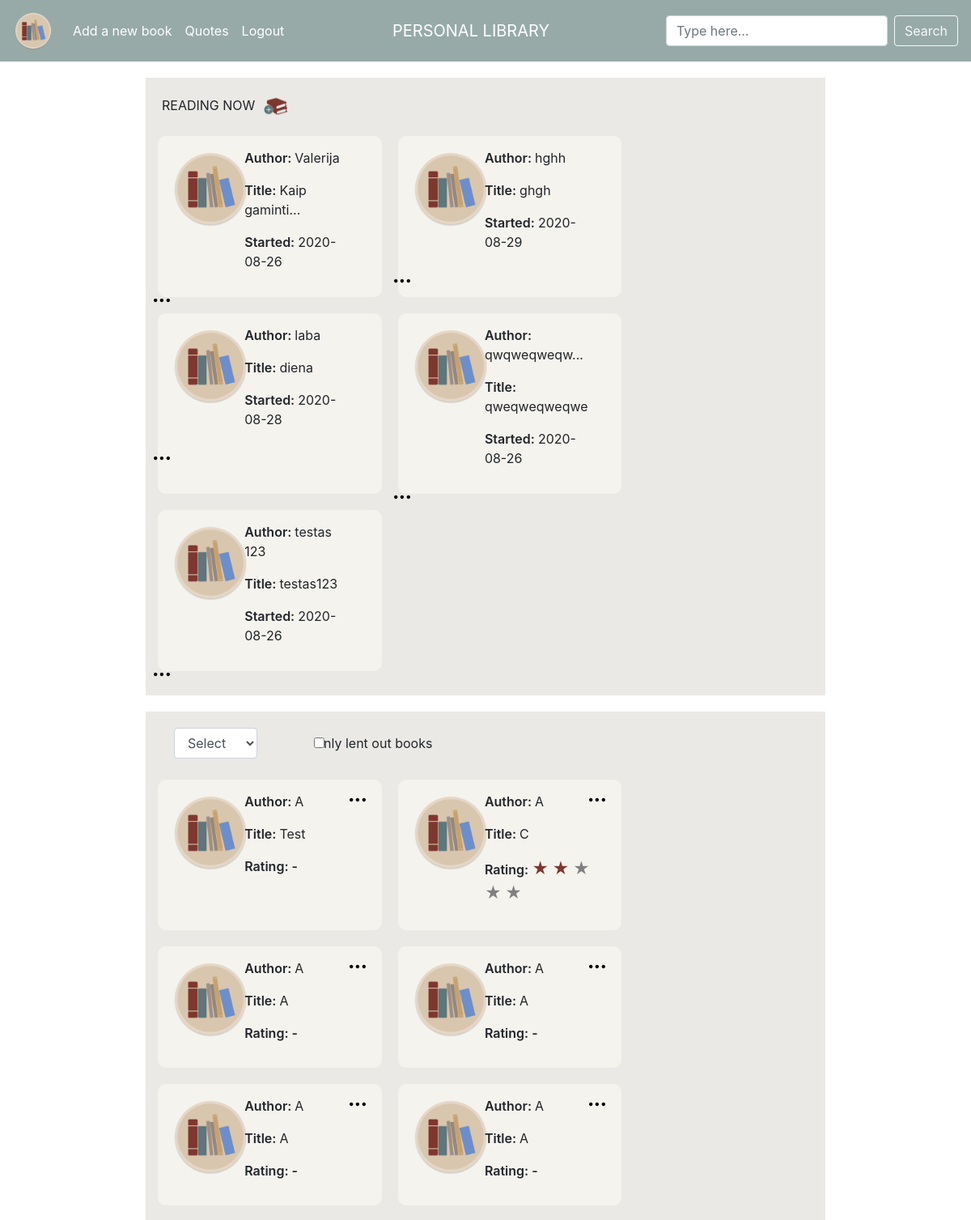
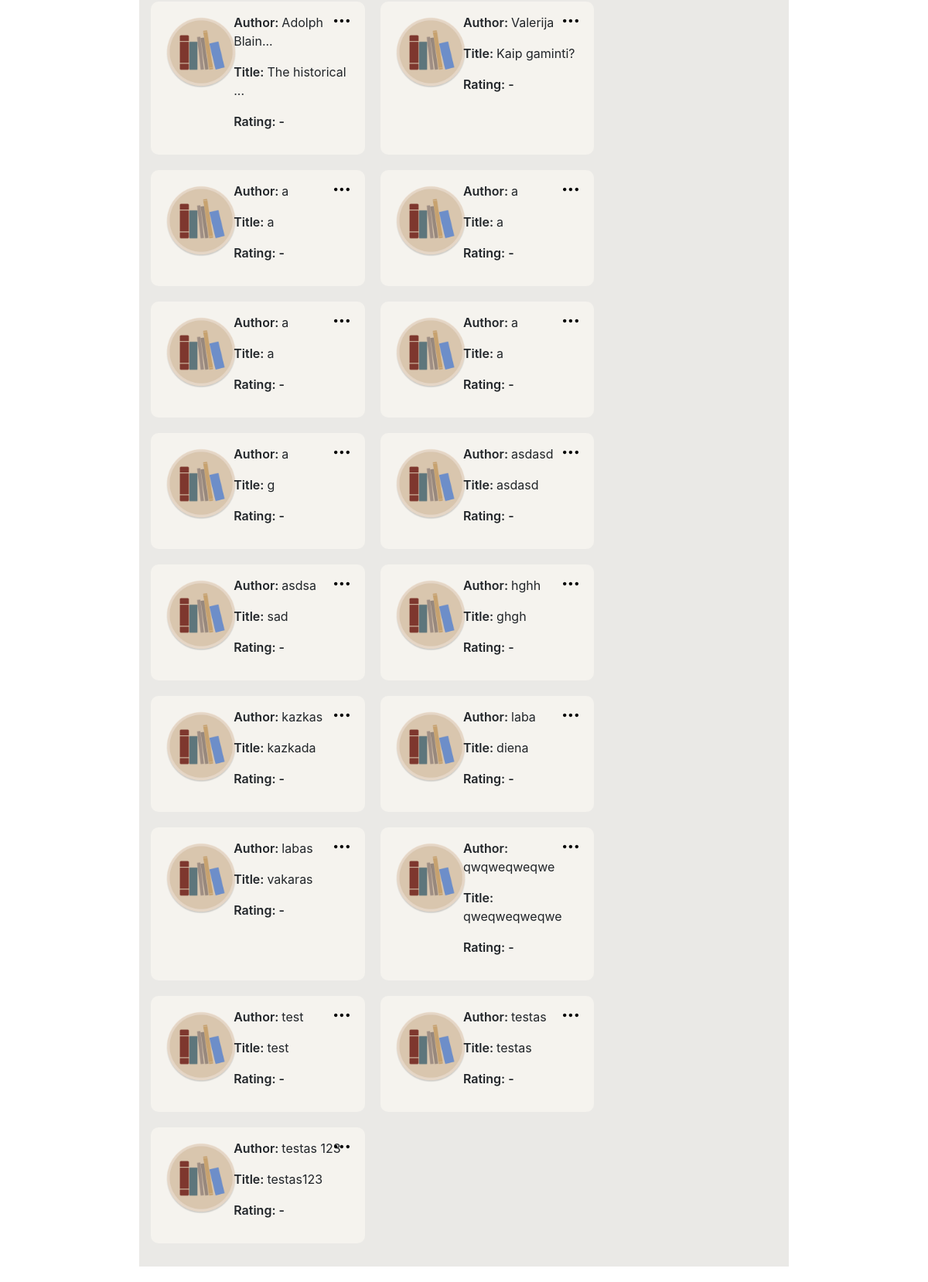
/ (signed in), run on the app's committed database (2 pictures, top to bottom).
### tables this page shows
CREATE TABLE "books" (user_id INTEGER NOT NULL, title TEXT NOT NULL, author TEXT NOT NULL, pages INTEGER NOT NULL, isbn TEXT NULL, genre TEXT NULL, rating INTEGER NULL, started DATE NULL, finished DATE NULL, owner TEXT NULL, notes TEXT NULL, lent BOOLEAN NULL, book_id INTEGER PRIMARY KEY AUTOINCREMENT NOT NULL);

### application.py (the view, shortened to what this page needs)
@app.route("/", methods=["GET", "POST"])
@login_required
def index():
    if request.method == "GET":
        books = db.execute("""SELECT * FROM books WHERE user_id = :id
                            AND started IS NOT NULL AND finished IS NULL ORDER BY author""",
                            id = session["user_id"])
        lists = db.execute("""SELECT * FROM books WHERE user_id = :id ORDER BY author""",
                            id = session["user_id"])
        return render_template("index.html", books = books, lists = lists)

### application.py (called while the page is built)
@app.after_request
def after_request(response):
    response.headers["Cache-Control"] = "no-cache, no-store, must-revalidate"
    response.headers["Expires"] = 0
    response.headers["Pragma"] = "no-cache"
    return response

### helpers.py (called while the page is built)
def login_required(f):
    @wraps(f)
    def decorated_function(*args, **kwargs):
        if session.get("user_id") is None:
            return redirect("/login")
        return f(*args, **kwargs)
    return decorated_function

### templates/index.html (shortened to what this page needs)
{% extends "layout.html" %}
{% block main %}
    <div class="container">
        <div class="upper_row" id="indexrow">
            <p class="sub_title inner">READING NOW</p>
            <button id="add_book" title="Add a new book" class="inner" onclick="location.href = '/new-book';">
                <img class="img_btn" src="../static/add_book.gif" alt="add a new book">
            </button>
        </div>
        <div class="row">
            {% if not books %}
                <div class="alert" id="no_books">
                    <span class="closebtn" onclick="this.parentElement.style.display='none';">&times;</span>
                    You are not reading anything at the moment.
                </div>
            {% else %}
                {% for book in books %}
                    <div class="book" onclick="redirectToBook({{ book.book_id }})">
                        <div class="row">
                            <div class="col-sm-4">
                                <img class="book_cover" src="../static/logo.png" alt="book cover">
                            </div>
                            <div class="col-sm-7">
                                {% if book.author|length <= 10 %}
                                    <p class="author" data-toggle="tooptip" title="{{ book.author }}"><span class="names">Author: </span>{{ book.author }}</p>
                                {% else %}
                                    <p class="author" data-toggle="tooptip" title="{{ book.author }}"><span class="names">Author: </span>{{ book.author[:10] }}...</p>
                                {% endif %}
                                {% if book.title|length <= 12 %}
                                    <p class="title" data-toggle="tooptip" title="{{ book.title }}"><span class="names">Title: </span>{{ book.title }}</p>
                                {% else %}
                                    <p class="title" data-toggle="tooptip" title="{{ book.title }}"><span class="names">Title: </span>{{ book.title[:12] }}...</p>
                                {% endif %}
                                <p class="started"><span class="names">Started: </span>{{ book.started }}</p>
                            </div>
                            <div class="col-sm-1">
                                <div class="options">
                                    <img class="options_image"
                                         onclick="showOptionsFor('opt{{ book.book_id }}')"
                                         src="../static/options.svg"
                                         alt="options"/>
                                </div>
                            </div>
                        </div>
                    </div>
                {% endfor %}
            {% endif %}
        </div>
    </div>
    <div class="container">
        <div class="upper_row">
            <div class="form-group col-md-2">
                <form action="/" id="listform" method="post">
                    <select name="listname" id="inputList" class="form-control" onchange="$('#listform').submit()">
                        <option class="list_option" value="invalid">Select</option>
                    </select>
                </form>
            </div>
            <div class="form-check">
                <form action="/" id="checkform" method="post">
                    <input name="listname" class="form-check-input" type="checkbox" value="lent" id="defaultCheck1" onchange="$('#checkform').submit()">
                    <label class="form-check-label" for="defaultCheck1">
                        Only lent out books
                    </label>
                </form>
            </div>
        </div>
        <div class="row">
            {% if not lists %}
            <div class="alert" id="no_books">
                <span class="closebtn" onclick="this.parentElement.style.display='none';">&times;</span>
                You do not have any books in this list yet.
            </div>
            {% else %}
                {% for list in lists %}
                    <div class="book">
                        <div class="row">
                            <div class="col-sm-4" onclick="location.href = '/book-profile';">
                                <img class="book_cover" src="../static/logo.png" alt="book cover">
                            </div>
                            <div class="col-sm" onclick="location.href = '/book-profile';">
                                {% if list.author|length <= 12 %}
                                    <p class="author" data-toggle="tooptip" title="{{ list.author }}"><span class="names">Author: </span>{{ list.author }}</p>
                                {% else %}
                                    <p class="author" data-toggle="tooptip" title="{{ list.author }}"><span class="names">Author: </span>{{ list.author[:12] }}...</p>
                                {% endif %}
                                {% if list.title|length <= 15 %}
                                    <p class="title" data-toggle="tooptip" title="{{ list.title }}"><span class="names">Title: </span>{{ list.title }}</p>
                                {% else %}
                                    <p class="title" data-toggle="tooptip" title="{{ list.title }}"><span class="names">Title: </span>{{ list.title[:15] }}...</p>
                                {% endif %}
                                {% if not list.rating %}
                                    <p class="rating_index"><span class="names">Rating: - </span></p>
                                {% else %}
                                     <p class="rating_index">
                                        <span class="names">Rating: </span>
                                            {% for i in range(list.rating)%}
                                                <span class="stars_red">★</span>
                                            {% endfor %}
                                            {% for i in range(5 - (list.rating)) %}
                                                <span class="stars_white">★</span>
                                            {% endfor %}
                                        </p>
                                {% endif %}
                            </div>
                            <div class="col-sm-1 options">
                                <button id="option_btn" class="inner options">
                                    <img class="options_image"  src="../static/options.svg" alt="options">
                                </button>
                            </div>
                        </div>
                    </div>
                {% endfor %}
            {% endif %}
        </div>
    </div>
{% endblock %}

### static/style.css (style rules this page uses)
.container { background-color: #eae9e6; margin: 20px auto; padding: 20px; max-width: 70%; }
.inner { display: inline-block; }
.form-group { display: inline-block; }
.form-check { display: inline-block; margin-left: 50px; }
.form-check-label { margin-left: -20px; }
#add_book { border: none; background-color: #eae9e6; }
.img_btn { width: 30px; }
.book_cover { width: 100px; height: 100px; }
.form-control { display: inline-block; }
.book { background-color: #f5f3ee; padding: 15px; margin: 10px; width: 330px; position: relative; max-width: calc(100% / 3); border-radius: 10px; }
.book .options { background-color: transparent; width: auto; border: transparent; height: 20px; position: absolute; top: 5px; right: 5px; z-index: 2; }
.names { font-weight: 600; }
.options_image { background-color: transparent; padding: 0 5px; width: auto; border: transparent; height: 20px; position: absolute; top: 5px; right: 5px; z-index: 1; }
.stars_red { color: #7e372e; font-size: 20px; }
.stars_white { color: grey; font-size: 20px; }

### data on the page
books: author "Valerija", title "Kaip gaminti", started "2020-08-26", title "Kaip gaminti?", rating "Rating: -"
books: author "hghh", title "ghgh", started "2020-08-29", rating "Rating: -"
books: author "laba", title "diena", started "2020-08-28", rating "Rating: -"
books: author "qwqweqweqw", title "qweqweqweqwe", started "2020-08-26", author "qwqweqweqwe", rating "Rating: -"
books: author "testas 123", title "testas123", started "2020-08-26", rating "Rating: -"
books: author "A", title "Test", rating "Rating: -"
books: author "A", title "C", shows "Rating:", rating 2 (drawn)
books: author "A", title "A", rating "Rating: -"
books: author "A", title "A", rating "Rating: -"
books: author "A", title "A", rating "Rating: -"
books: author "A", title "A", rating "Rating: -"
books: author "Adolph Blain", title "The historical", rating "Rating: -"
books: author "a", title "a", rating "Rating: -"
books: author "a", title "a", rating "Rating: -"
books: author "a", title "a", rating "Rating: -"
books: author "a", title "a", rating "Rating: -"
books: author "a", title "g", rating "Rating: -"
books: author "asdasd", title "asdasd", rating "Rating: -"
books: author "asdsa", title "sad", rating "Rating: -"
books: author "kazkas", title "kazkada", rating "Rating: -"
books: author "labas", title "vakaras", rating "Rating: -"
books: author "test", title "test", rating "Rating: -"
books: author "testas", title "testas", rating "Rating: -"
